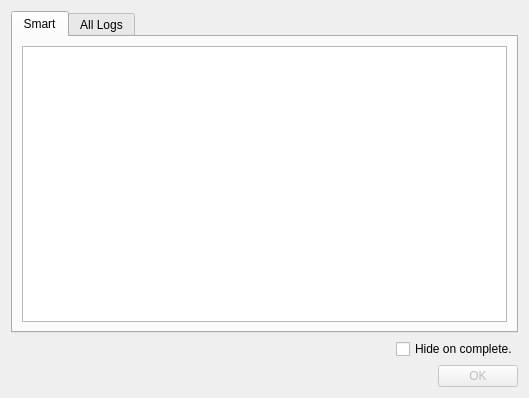
<?xml version="1.0" encoding="UTF-8"?>
<ui version="4.0">
 <class>PublishStatusDialog</class>
 <widget class="QDialog" name="PublishStatusDialog">
  <property name="geometry">
   <rect>
    <x>0</x>
    <y>0</y>
    <width>529</width>
    <height>398</height>
   </rect>
  </property>
  <property name="windowTitle">
   <string>Dialog</string>
  </property>
  <property name="modal">
   <bool>true</bool>
  </property>
  <layout class="QVBoxLayout" name="verticalLayout">
   <item>
    <widget class="QTabWidget" name="tabWidget">
     <property name="currentIndex">
      <number>0</number>
     </property>
     <widget class="QWidget" name="smartTab">
      <attribute name="title">
       <string>Smart</string>
      </attribute>
      <layout class="QVBoxLayout" name="verticalLayout_2">
       <item>
        <widget class="QTextEdit" name="smartTextEdit">
         <property name="readOnly">
          <bool>true</bool>
         </property>
        </widget>
       </item>
      </layout>
     </widget>
     <widget class="QWidget" name="allLogsTab">
      <attribute name="title">
       <string>All Logs</string>
      </attribute>
      <layout class="QVBoxLayout" name="verticalLayout_3">
       <item>
        <widget class="QTextEdit" name="logsTextEdit">
         <property name="palette">
          <palette>
           <active>
            <colorrole role="Base">
             <brush brushstyle="SolidPattern">
              <color alpha="255">
               <red>0</red>
               <green>0</green>
               <blue>0</blue>
              </color>
             </brush>
            </colorrole>
           </active>
           <inactive>
            <colorrole role="Base">
             <brush brushstyle="SolidPattern">
              <color alpha="255">
               <red>0</red>
               <green>0</green>
               <blue>0</blue>
              </color>
             </brush>
            </colorrole>
           </inactive>
           <disabled>
            <colorrole role="Base">
             <brush brushstyle="SolidPattern">
              <color alpha="255">
               <red>237</red>
               <green>237</green>
               <blue>237</blue>
              </color>
             </brush>
            </colorrole>
           </disabled>
          </palette>
         </property>
         <property name="readOnly">
          <bool>true</bool>
         </property>
        </widget>
       </item>
      </layout>
     </widget>
    </widget>
   </item>
   <item>
    <layout class="QHBoxLayout" name="horizontalLayout">
     <item>
      <spacer name="horizontalSpacer">
       <property name="orientation">
        <enum>Qt::Horizontal</enum>
       </property>
       <property name="sizeHint" stdset="0">
        <size>
         <width>40</width>
         <height>20</height>
        </size>
       </property>
      </spacer>
     </item>
     <item>
      <widget class="QCheckBox" name="hideCheckBox">
       <property name="text">
        <string>Hide on complete.</string>
       </property>
      </widget>
     </item>
    </layout>
   </item>
   <item>
    <widget class="QDialogButtonBox" name="buttonBox">
     <property name="enabled">
      <bool>false</bool>
     </property>
     <property name="standardButtons">
      <set>QDialogButtonBox::Ok</set>
     </property>
     <property name="centerButtons">
      <bool>false</bool>
     </property>
    </widget>
   </item>
  </layout>
 </widget>
 <resources/>
 <connections>
  <connection>
   <sender>buttonBox</sender>
   <signal>accepted()</signal>
   <receiver>PublishStatusDialog</receiver>
   <slot>accept()</slot>
   <hints>
    <hint type="sourcelabel">
     <x>139</x>
     <y>269</y>
    </hint>
    <hint type="destinationlabel">
     <x>353</x>
     <y>242</y>
    </hint>
   </hints>
  </connection>
  <connection>
   <sender>buttonBox</sender>
   <signal>rejected()</signal>
   <receiver>PublishStatusDialog</receiver>
   <slot>reject()</slot>
   <hints>
    <hint type="sourcelabel">
     <x>83</x>
     <y>275</y>
    </hint>
    <hint type="destinationlabel">
     <x>160</x>
     <y>188</y>
    </hint>
   </hints>
  </connection>
 </connections>
</ui>
